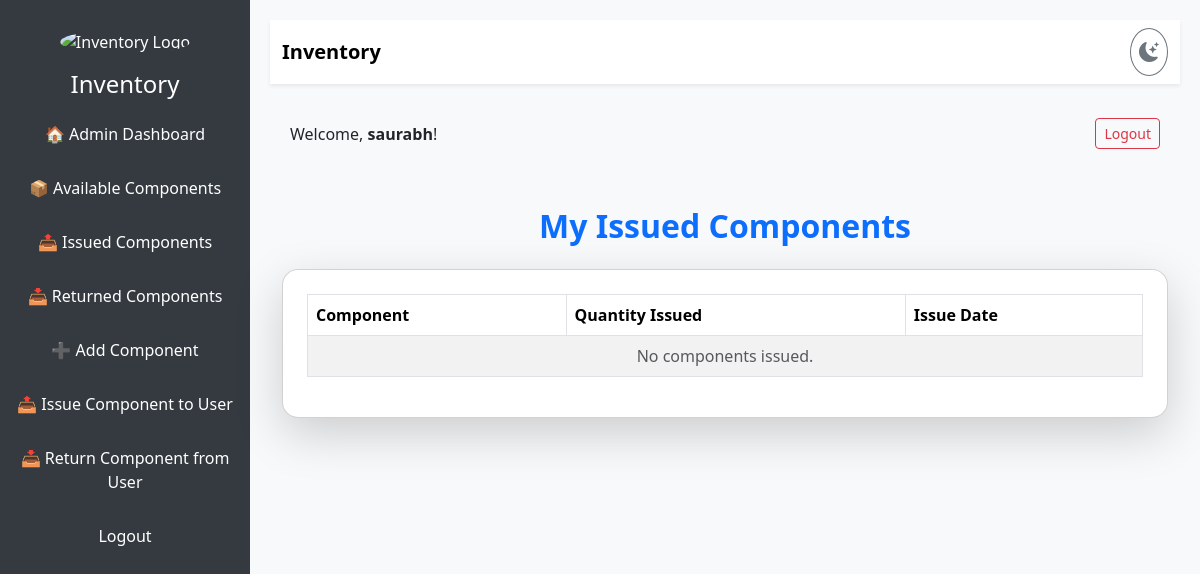
Page /issued_components/ (signed in) on the earlier database version.
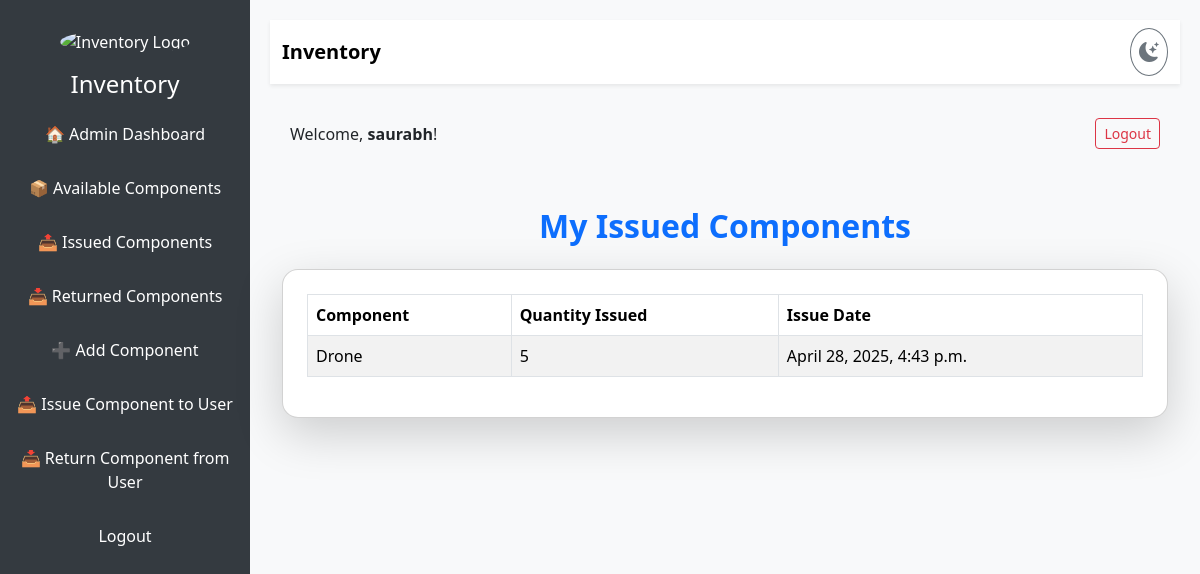
Same page on the later database version.
### inventory/models.py (models this page shows, shortened)
class IssuedComponent(models.Model):
    user = models.ForeignKey(User, on_delete=models.CASCADE)
    component = models.ForeignKey(Component, on_delete=models.CASCADE)
    quantity_issued = models.PositiveIntegerField()
    issue_date = models.DateTimeField(auto_now_add=True)
    expected_return_date = models.DateField(null=True, blank=True)
    returned = models.BooleanField(default=False)
    return_date = models.DateField(null=True, blank=True)

class Component(models.Model):
    name = models.CharField(max_length=255)
    category = models.CharField(max_length=255)
    quantity = models.PositiveIntegerField()
    description = models.TextField(blank=True)
    price = models.DecimalField(max_digits=10, decimal_places=2, null=True, blank=True)
    image = models.ImageField(upload_to='components/', blank=True, null=True)

### inventory/views.py (the view)
# urls.py: path('issued_components/', views.issued_components, name='issued_components'),
@login_required
def issued_components(request):
    issued = IssuedComponent.objects.filter(user=request.user, returned=False)
    return render(request, 'inventory/issued_components.html', {'issued': issued})

### inventory/templates/inventory/issued_components.html
{% extends 'inventory/base.html' %}
{% block content %}
<div class="container mt-5">
    <h2 class="text-center mb-4 fw-bold text-primary">My Issued Components</h2>
    <div class="card shadow-lg p-4 rounded-4">
        <div class="table-responsive">
            <table class="table table-striped table-hover table-bordered">
                <thead class="bg-primary text-white">
                    <tr>
                        <th>Component</th>
                        <th>Quantity Issued</th>
                        <th>Issue Date</th>
                    </tr>
                </thead>
                <tbody>
                    {% for item in issued %}
                    <tr>
                        <td>{{ item.component.name }}</td>
                        <td>{{ item.quantity_issued }}</td>
                        <td>{{ item.issue_date }}</td>
                    </tr>
                    {% empty %}
                    <tr>
                        <td colspan="3" class="text-center text-muted">
                            No components issued.
                        </td>
                    </tr>
                    {% endfor %}
                </tbody>
            </table>
        </div>
    </div>
</div>
{% endblock %}

Differences in the rows shown:
added IssuedComponent: component.name "Drone", quantity_issued "5", issue_date "April 28, 2025, 4:43 p.m."
Other differences:
text no longer shown: "No components issued."
